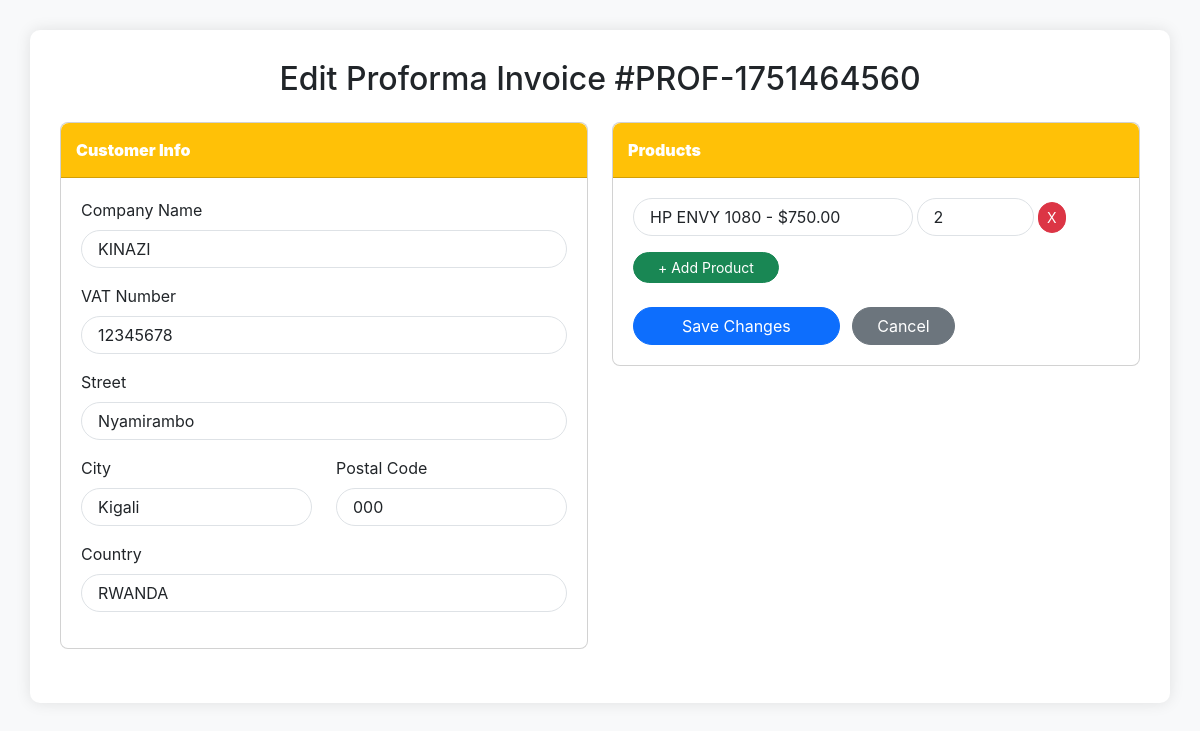
The page /edits/edit_proforma.php?invoice=PROF-1751464560 (signed in) on the database its author committed.
### tables this page shows
CREATE TABLE `proforma_invoices` (
  `id` int(11) NOT NULL,
  `invoice_number` varchar(50) NOT NULL,
  `company` varchar(100) NOT NULL,
  `vat` varchar(50) DEFAULT NULL,
  `street` varchar(100) DEFAULT NULL,
  `city` varchar(50) DEFAULT NULL,
  `postal_code` varchar(20) DEFAULT NULL,
  `country` varchar(50) DEFAULT NULL,
  `status` varchar(20) DEFAULT 'pending',
  `created_by` int(11) NOT NULL,
  `created_at` timestamp NOT NULL DEFAULT current_timestamp()
);

CREATE TABLE `proforma_items` (
  `id` int(11) NOT NULL,
  `invoice_id` int(11) NOT NULL,
  `product_id` int(11) NOT NULL,
  `quantity` int(11) NOT NULL,
  `unit_price` decimal(10,2) NOT NULL,
  `total_price` decimal(12,2) NOT NULL
);

CREATE TABLE `products` (
  `id` int(11) NOT NULL,
  `name` varchar(100) NOT NULL,
  `category` varchar(100) DEFAULT NULL,
  `sku` varchar(50) DEFAULT NULL,
  `description` text DEFAULT NULL,
  `cost_price` decimal(10,2) DEFAULT 0.00,
  `price` decimal(10,2) NOT NULL,
  `quantity` int(11) NOT NULL DEFAULT 0,
  `low_stock` int(11) DEFAULT 5,
  `supplier` varchar(100) DEFAULT NULL,
  `image` varchar(255) DEFAULT NULL,
  `created_by` int(11) DEFAULT NULL,
  `created_at` timestamp NOT NULL DEFAULT current_timestamp()
);

### edits/edit_proforma.php (the view, shortened to what this page needs)
<?php
include_once "../config/config.php";
$invoice_number = mysqli_real_escape_string($conn, $_GET['invoice']);
$invoice_query = mysqli_query($conn, "
    SELECT *
    FROM proforma_invoices
    WHERE invoice_number = '$invoice_number'
");
$invoice_data = mysqli_fetch_assoc($invoice_query);
$invoice_id = $invoice_data['id'];
$items_query = mysqli_query($conn, "
    SELECT pti.*, p.name AS product_name, p.price AS product_price
    FROM proforma_items pti
    JOIN products p ON pti.product_id = p.id
    WHERE pti.invoice_id = $invoice_id
");
$proforma_items = [];
while ($item = mysqli_fetch_assoc($items_query)) {
    $proforma_items[] = $item;
}
$all_products_query = mysqli_query($conn, "SELECT id, name, price FROM products");
$all_products = [];
while ($p = mysqli_fetch_assoc($all_products_query)) {
    $all_products[] = $p;
}
?>
<!DOCTYPE html>
<html lang="en">
<head>
    <link href="https://cdn.jsdelivr.net/npm/bootstrap@5.3.0/dist/css/bootstrap.min.css" rel="stylesheet">
</head>
<body>
    <div class="container">
        <h2 class="mb-4 text-center">Edit Proforma Invoice #<?php echo htmlspecialchars($invoice_data['invoice_number']); ?></h2>
        <form action="UpdateProforma.php" method="POST">
            <div class="row">
                <div class="col-lg-6">
                    <div class="card rounded-3 mb-4">
                        <div class="card-header"><strong>Customer Info</strong></div>
                        <div class="card-body card-block">
                            <div class="form-group mb-3">
                                <label class="form-label">Company Name</label>
                                <input type="text" name="company" class="form-control rounded-pill px-3" value="<?php echo htmlspecialchars($invoice_data['company']); ?>" required>
                            </div>
                            <div class="form-group mb-3">
                                <label class="form-label">VAT Number</label>
                                <input type="text" name="vat" class="form-control rounded-pill px-3" value="<?php echo htmlspecialchars($invoice_data['vat']); ?>">
                            </div>
                            <div class="form-group mb-3">
                                <label class="form-label">Street</label>
                                <input type="text" name="street" class="form-control rounded-pill px-3" value="<?php echo htmlspecialchars($invoice_data['street']); ?>">
                            </div>
                            <div class="row form-group mb-3">
                                <div class="col-6">
                                    <label class="form-label">City</label>
                                    <input type="text" name="city" class="form-control rounded-pill px-3" value="<?php echo htmlspecialchars($invoice_data['city']); ?>">
                                </div>
                                <div class="col-6">
                                    <label class="form-label">Postal Code</label>
                                    <input type="text" name="postal_code" class="form-control rounded-pill px-3" value="<?php echo htmlspecialchars($invoice_data['postal_code']); ?>">
                                </div>
                            </div>
                            <div class="form-group mb-3">
                                <label class="form-label">Country</label>
                                <input type="text" name="country" class="form-control rounded-pill px-3" value="<?php echo htmlspecialchars($invoice_data['country']); ?>">
                            </div>
                        </div>
                    </div>
                </div>
                <div class="col-lg-6">
                    <div class="card rounded-3 mb-4">
                        <div class="card-header"><strong>Products</strong></div>
                        <div class="card-body card-block">
                            <div id="productRows">
                                <?php if (empty($proforma_items)) : ?>
                                    <div class="form-row mb-2 product-row d-flex align-items-center">
                                        <div class="col-7 pe-1">
                                            <select name="products[]" class="form-control rounded-pill px-3" required>
                                                <option value="">-- Select Product --</option>
                                                <?php foreach ($all_products as $p) : ?>
                                                    <option value="<?php echo htmlspecialchars($p['id']); ?>">
                                                        <?php echo htmlspecialchars($p['name']); ?> - $<?php echo htmlspecialchars($p['price']); ?>
                                                    </option>
                                                <?php endforeach; ?>
                                            </select>
                                        </div>
                                        <div class="col-3 pe-1">
                                            <input type="number" name="quantities[]" class="form-control rounded-pill px-3" placeholder="Qty" required min="1">
                                        </div>
                                        <div class="col-2 ps-0">
                                            <button type="button" class="btn btn-danger btn-sm removeRow rounded-pill">X</button>
                                        </div>
                                    </div>
                                <?php else : ?>
                                    <?php foreach ($proforma_items as $item) : ?>
                                        <div class="form-row mb-2 product-row d-flex align-items-center">
                                            <div class="col-7 pe-1">
                                                <select name="products[]" class="form-control rounded-pill px-3" required>
                                                    <?php foreach ($all_products as $p) : ?>
                                                        <option value="<?php echo htmlspecialchars($p['id']); ?>"
                                                            <?php echo ($p['id'] == $item['product_id']) ? 'selected' : ''; ?>>
                                                            <?php echo htmlspecialchars($p['name']); ?> - $<?php echo htmlspecialchars($p['price']); ?>
                                                        </option>
                                                    <?php endforeach; ?>
                                                </select>
                                            </div>
                                            <div class="col-3 pe-1">
                                                <input type="number" name="quantities[]" class="form-control rounded-pill px-3" placeholder="Qty" value="<?php echo htmlspecialchars($item['quantity']); ?>" required min="1">
                                            </div>
                                            <div class="col-2 ps-0">
                                                <button type="button" class="btn btn-danger btn-sm removeRow rounded-pill">X</button>
                                            </div>
                                        </div>
                                    <?php endforeach; ?>
                                <?php endif; ?>
                            </div>
                            <div class="form-group mt-3">
                                <button type="button" class="btn btn-success btn-sm rounded-pill px-4" id="addProduct">+ Add Product</button>
                            </div>
                            <div class="form-group text-right mt-4">
                                <button type="submit" class="btn btn-primary rounded-pill px-5">Save Changes</button>
                                <a href="view_proforma.php?invoice=<?php echo htmlspecialchars($invoice_data['invoice_number']); ?>" class="btn btn-secondary rounded-pill px-4 ms-2">Cancel</a>
                            </div>
                        </div>
                    </div>
                </div>
            </div>
        </form>
    </div>
</body>
</html>

### edits/edit_proforma.php (style rules this page uses)
body { font-family: 'Inter', sans-serif; background-color: #f8f9fa; }
.container { margin-top: 30px; margin-bottom: 30px; background-color: #ffffff; padding: 30px; border-radius: 10px; box-shadow: 0 0 15px rgba(0, 0, 0, 0.1); }
.card-header { background-color: #ffc107; color: white; font-weight: bold; border-radius: 8px 8px 0 0 !important; padding: 15px; }
.card-body { padding: 20px; }
.product-row .form-control { border-radius: 5px; }
.btn-danger, .btn-success { border-radius: 5px; }

### rows shown on the page
proforma_invoices: invoice_number "PROF-1751464560", company "KINAZI", vat "12345678", street "Nyamirambo", city "Kigali", postal_code "000", country "RWANDA"
proforma_items: product.name "HP ENVY 1080 - $750.00", quantity "2"
